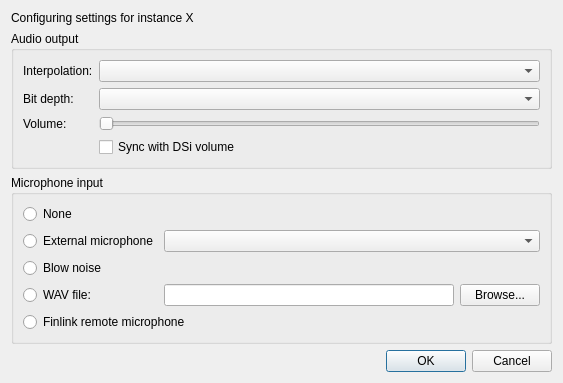
<?xml version="1.0" encoding="UTF-8"?>
<ui version="4.0">
 <class>AudioSettingsDialog</class>
 <widget class="QDialog" name="AudioSettingsDialog">
  <property name="geometry">
   <rect>
    <x>0</x>
    <y>0</y>
    <width>482</width>
    <height>301</height>
   </rect>
  </property>
  <property name="sizePolicy">
   <sizepolicy hsizetype="Fixed" vsizetype="Fixed">
    <horstretch>0</horstretch>
    <verstretch>0</verstretch>
   </sizepolicy>
  </property>
  <property name="windowTitle">
   <string>Audio settings - melonDS</string>
  </property>
  <layout class="QVBoxLayout" name="verticalLayout">
   <property name="sizeConstraint">
    <enum>QLayout::SetFixedSize</enum>
   </property>
   <item>
    <widget class="QLabel" name="lblInstanceNum">
     <property name="text">
      <string>Configuring settings for instance X</string>
     </property>
    </widget>
   </item>
   <item>
    <widget class="QGroupBox" name="groupBox">
     <property name="title">
      <string>Audio output</string>
     </property>
     <layout class="QGridLayout" name="gridLayout_2">
      <item row="2" column="0">
       <widget class="QLabel" name="label">
        <property name="text">
         <string>Volume:</string>
        </property>
       </widget>
      </item>
      <item row="2" column="1">
       <widget class="QSlider" name="slVolume">
        <property name="whatsThis">
         <string>&lt;html&gt;&lt;head/&gt;&lt;body&gt;&lt;p&gt;Controls the volume of the audio output.&lt;/p&gt;&lt;/body&gt;&lt;/html&gt;</string>
        </property>
        <property name="maximum">
         <number>256</number>
        </property>
        <property name="pageStep">
         <number>16</number>
        </property>
        <property name="orientation">
         <enum>Qt::Horizontal</enum>
        </property>
       </widget>
      </item>
      <item row="3" column="1">
        <widget class="QCheckBox" name="chkSyncDSiVolume">
         <property name="whatsThis">
          <string>&lt;html&gt;&lt;head/&gt;&lt;body&gt;&lt;p&gt;Synchronizes the output volume with the DSi hardware volume.&lt;/p&gt;&lt;/body&gt;&lt;/html&gt;</string>
         </property>
         <property name="text">
          <string>Sync with DSi volume</string>
         </property>
        </widget>
      </item>
      <item row="0" column="0">
       <widget class="QLabel" name="label_2">
        <property name="text">
         <string>Interpolation:</string>
        </property>
       </widget>
      </item>
      <item row="0" column="1">
       <widget class="QComboBox" name="cbInterpolation">
        <property name="whatsThis">
         <string>&lt;html&gt;&lt;head/&gt;&lt;body&gt;&lt;p&gt;Applies interpolation to audio samples for better quality. Option &amp;quot;None&amp;quot; is accurate to DS hardware.&lt;/p&gt;&lt;/body&gt;&lt;/html&gt;</string>
        </property>
       </widget>
      </item>
      <item row="1" column="0">
       <widget class="QLabel" name="label_3">
        <property name="text">
         <string>Bit depth:</string>
        </property>
       </widget>
      </item>
      <item row="1" column="1">
       <widget class="QComboBox" name="cbBitDepth">
        <property name="whatsThis">
         <string>&lt;html&gt;&lt;head/&gt;&lt;body&gt;&lt;p&gt;The bit depth of audio playback. If set to &quot;Automatic&quot; this will be 10-bit for DS mode and 16-bit for DSi mode.&lt;/p&gt;&lt;/body&gt;&lt;/html&gt;</string>
        </property>
       </widget>
      </item>
     </layout>
    </widget>
   </item>
   <item>
    <widget class="QGroupBox" name="groupBox_2">
     <property name="title">
      <string>Microphone input</string>
     </property>
     <layout class="QGridLayout" name="gridLayout">
      <item row="3" column="1">
       <widget class="QPathInput" name="txtMicWavPath">
        <property name="minimumSize">
         <size>
          <width>290</width>
          <height>0</height>
         </size>
        </property>
        <property name="whatsThis">
         <string>&lt;html&gt;&lt;head/&gt;&lt;body&gt;&lt;p&gt;Forward a WAV file to the emulated microphone.&lt;/p&gt;&lt;p&gt;This input mode is activated by holding the microphone hotkey (see Input and Hotkeys).&lt;/p&gt;&lt;/body&gt;&lt;/html&gt;</string>
        </property>
       </widget>
      </item>
      <item row="3" column="0">
       <widget class="QRadioButton" name="rbMicWav">
        <property name="whatsThis">
         <string>&lt;html&gt;&lt;head/&gt;&lt;body&gt;&lt;p&gt;Forward a WAV file to the emulated microphone.&lt;/p&gt;&lt;p&gt;This input mode is activated by holding the microphone hotkey (see Input and Hotkeys).&lt;/p&gt;&lt;/body&gt;&lt;/html&gt;</string>
        </property>
        <property name="text">
         <string>WAV file:</string>
        </property>
       </widget>
      </item>
      <item row="3" column="2">
       <widget class="QPushButton" name="btnMicWavBrowse">
        <property name="text">
         <string>Browse...</string>
        </property>
       </widget>
      </item>
      <item row="1" column="0">
       <widget class="QRadioButton" name="rbMicExternal">
        <property name="whatsThis">
         <string>&lt;html&gt;&lt;head/&gt;&lt;body&gt;&lt;p&gt;Input from an external microphone, if available, will be forwarded to the emulated microphone.&lt;/p&gt;&lt;/body&gt;&lt;/html&gt;</string>
        </property>
        <property name="text">
         <string>External microphone</string>
        </property>
       </widget>
      </item>
      <item row="1" column="1" colspan="2">
        <widget class="QComboBox" name="cbMic">
         <property name="whatsThis"> 
          <string>&lt;html&gt;&lt;head/&gt;&lt;body&gt;&lt;p&gt;The selected microphone to be used.&lt;/p&gt;&lt;/body&gt;&lt;/html&gt;</string>       
         </property>
        </widget>
      </item>
      <item row="2" column="0" colspan="3">
       <widget class="QRadioButton" name="rbMicNoise">
        <property name="whatsThis">
         <string>&lt;html&gt;&lt;head/&gt;&lt;body&gt;&lt;p&gt;Noise will be forwarded to the emulated microphone, simulating blowing into the microphone.&lt;/p&gt;&lt;p&gt;This input mode is activated by holding the microphone hotkey (see Input and Hotkeys).&lt;/p&gt;&lt;/body&gt;&lt;/html&gt;</string>
        </property>
        <property name="text">
         <string>Blow noise</string>
        </property>
       </widget>
      </item>
      <item row="0" column="0" colspan="3">
       <widget class="QRadioButton" name="rbMicNone">
        <property name="whatsThis">
         <string>&lt;html&gt;&lt;head/&gt;&lt;body&gt;&lt;p&gt;No microphone input.&lt;/p&gt;&lt;/body&gt;&lt;/html&gt;</string>
        </property>
        <property name="text">
         <string>None</string>
        </property>
       </widget>
      </item>
      <item row="4" column="0" colspan="3">
       <widget class="QRadioButton" name="rbMicFinlink">
        <property name="whatsThis">
         <string>&lt;html&gt;&lt;head/&gt;&lt;body&gt;&lt;p&gt;Input from a connected finlink client's own microphone will be forwarded to the emulated microphone.&lt;/p&gt;&lt;/body&gt;&lt;/html&gt;</string>
        </property>
        <property name="text">
         <string>Finlink remote microphone</string>
        </property>
       </widget>
      </item>
     </layout>
    </widget>
   </item>
   <item>
    <widget class="QDialogButtonBox" name="buttonBox">
     <property name="orientation">
      <enum>Qt::Horizontal</enum>
     </property>
     <property name="standardButtons">
      <set>QDialogButtonBox::Cancel|QDialogButtonBox::Ok</set>
     </property>
    </widget>
   </item>
  </layout>
 </widget>
 <customwidgets>
  <customwidget>
   <class>QPathInput</class>
   <extends>QLineEdit</extends>
   <header>QPathInput.h</header>
  </customwidget>
 </customwidgets>
 <tabstops>
  <tabstop>cbInterpolation</tabstop>
  <tabstop>cbBitDepth</tabstop>
  <tabstop>slVolume</tabstop>
  <tabstop>chkSyncDSiVolume</tabstop>
  <tabstop>rbMicNone</tabstop>
  <tabstop>rbMicExternal</tabstop>
  <tabstop>rbMicNoise</tabstop>
  <tabstop>rbMicWav</tabstop>
  <tabstop>rbMicFinlink</tabstop>
  <tabstop>txtMicWavPath</tabstop>
  <tabstop>btnMicWavBrowse</tabstop>
 </tabstops>
 <resources/>
 <connections>
  <connection>
   <sender>buttonBox</sender>
   <signal>accepted()</signal>
   <receiver>AudioSettingsDialog</receiver>
   <slot>accept()</slot>
   <hints>
    <hint type="sourcelabel">
     <x>248</x>
     <y>254</y>
    </hint>
    <hint type="destinationlabel">
     <x>157</x>
     <y>274</y>
    </hint>
   </hints>
  </connection>
  <connection>
   <sender>buttonBox</sender>
   <signal>rejected()</signal>
   <receiver>AudioSettingsDialog</receiver>
   <slot>reject()</slot>
   <hints>
    <hint type="sourcelabel">
     <x>316</x>
     <y>260</y>
    </hint>
    <hint type="destinationlabel">
     <x>286</x>
     <y>274</y>
    </hint>
   </hints>
  </connection>
 </connections>
</ui>
